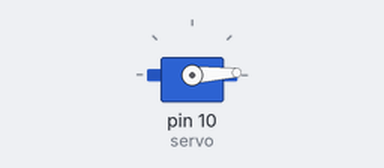
Bench run of a sketch on a simulated Arduino Uno, built with avr-gcc and run on an emulated ATmega328P. Parts: servo.

Above: at 0.05 s.
At 1.3 s:
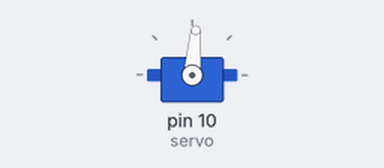
At 2.6 s:
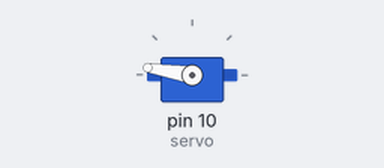
At 5.2 s:
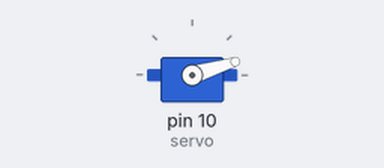
Timing chart, 0 to 7.1 s (numbered marks = the images above):
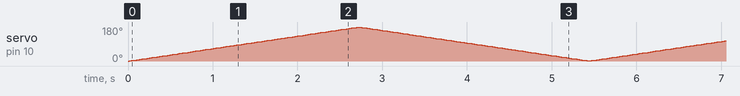

The sketch:

Servo.ino
```cpp
/**
 * Basiert auf Arduino Originalbeispiel "Sweep".
 */

#include <Servo.h>

Servo servo;

int pos = 0;

void setup()
{
  servo.attach(10); // Anschluss Servo 1 auf Motor-Shield
}

void loop()
{
  for (pos = 0; pos < 180; pos += 1)
  {
    servo.write(pos);
    delay(15);
  }

  for (pos = 180; pos>=1; pos-=1)
  {
    servo.write(pos);
    delay(15);
  }
}
```
